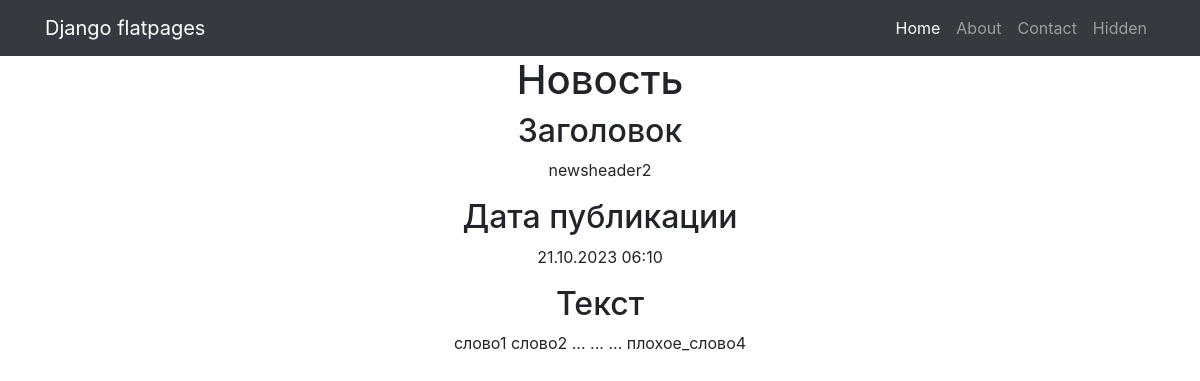
The page /news/68/ on the database its author committed.
### news/models.py (models this page shows, shortened)
class Post(models.Model):
    post_type = models.CharField(max_length=1, choices=POST_TYPE, default='0')
    input_date_time = models.DateTimeField(auto_now_add=True)
    author = models.ForeignKey(Author, on_delete=models.CASCADE)
    post_header = models.CharField(max_length=124)
    post_body = models.TextField()
    rating = models.IntegerField(default=0)

### news/views.py (the view)
# urls.py: path('news/<int:pk>/', NewsDetail.as_view(), name='news_detail'),
class NewsDetail(DetailView):
    model = Post
    template_name = 'news.html'
    context_object_name = 'news'
    def get_queryset(self):
        return Post.objects.filter(post_type='1')  # показываем только новости

### news/templatetags/custom_filters.py (called while the page is built)
@register.filter(name='censor')
def censor(value):
    for sw in stop_words:
        value = value.lower().replace(sw.lower(), '...')
    return value

### templates/news.html (shortened to what this page needs)
{% extends 'flatpages/default.html' %}
{% load custom_filters %}
{% block content %}
<h1>Новость</h1>
<h2>Заголовок</h2>
<p>{{ news.post_header|censor }}</p>
<h2>Дата публикации</h2>
<p>{{ news.input_date_time|date:'d.m.Y h:m' }}</p>
<h2>Текст</h2>
<p>{{ news.post_body|censor }}</p>
{% endblock content %}

### rows shown on the page
Post: post_header|censor "newsheader2", input_date_time "21.10.2023 06:10", post_body|censor "слово1 слово2 ... ... ... плохое_слово4"
